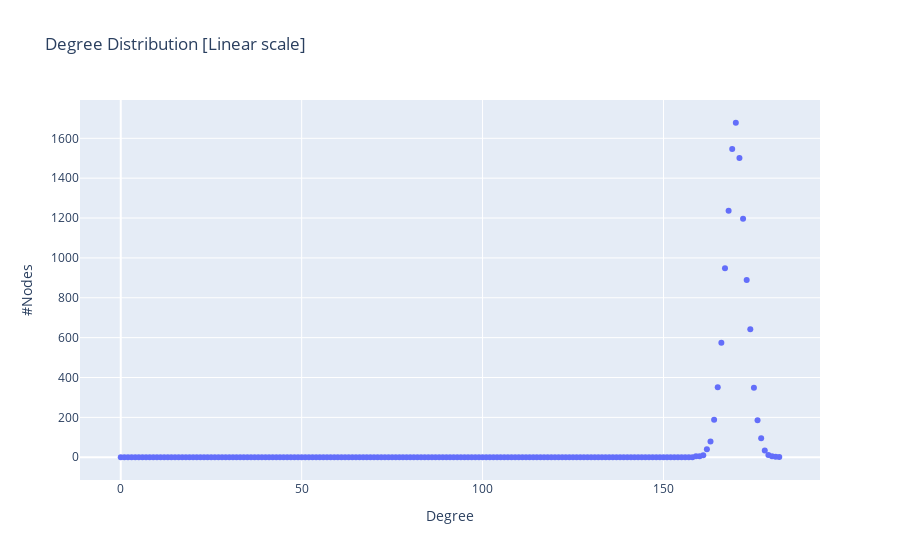

Notebook code for this chart:
### Code cell
#degree distribution

#linear-scale plot
fig21 = px.scatter(DegFreqWS2, x="Degree Value", y="Node Frequency", title = 'Degree Distribution [Linear scale]')
fig21.update_layout(xaxis_title="Degree",  yaxis_title="#Nodes")
fig21.show()

### Figure 1 — Plotly figure (JSON) as saved in the notebook; plotly's stock layout.template omitted (floating-point values rounded to 4 significant figures; data arrays with more than 128 entries replaced by an {"elided": "..."} marker saying what was removed)
{"data": [{"hovertemplate": "Degree Value=%{x}<br>Node Frequency=%{y}<extra></extra>", "legendgroup": "", "marker": {"color": "#636efa", "symbol": "circle"}, "mode": "markers", "name": "", "orientation": "v", "showlegend": false, "x": {"elided": "183 int values"}, "xaxis": "x", "y": {"elided": "183 int values"}, "yaxis": "y", "type": "scatter"}], "layout": {"xaxis": {"anchor": "y", "domain": [0.0, 1.0], "title": {"text": "Degree"}}, "yaxis": {"anchor": "x", "domain": [0.0, 1.0], "title": {"text": "#Nodes"}}, "legend": {"tracegroupgap": 0}, "title": {"text": "Degree Distribution [Linear scale]"}}}
